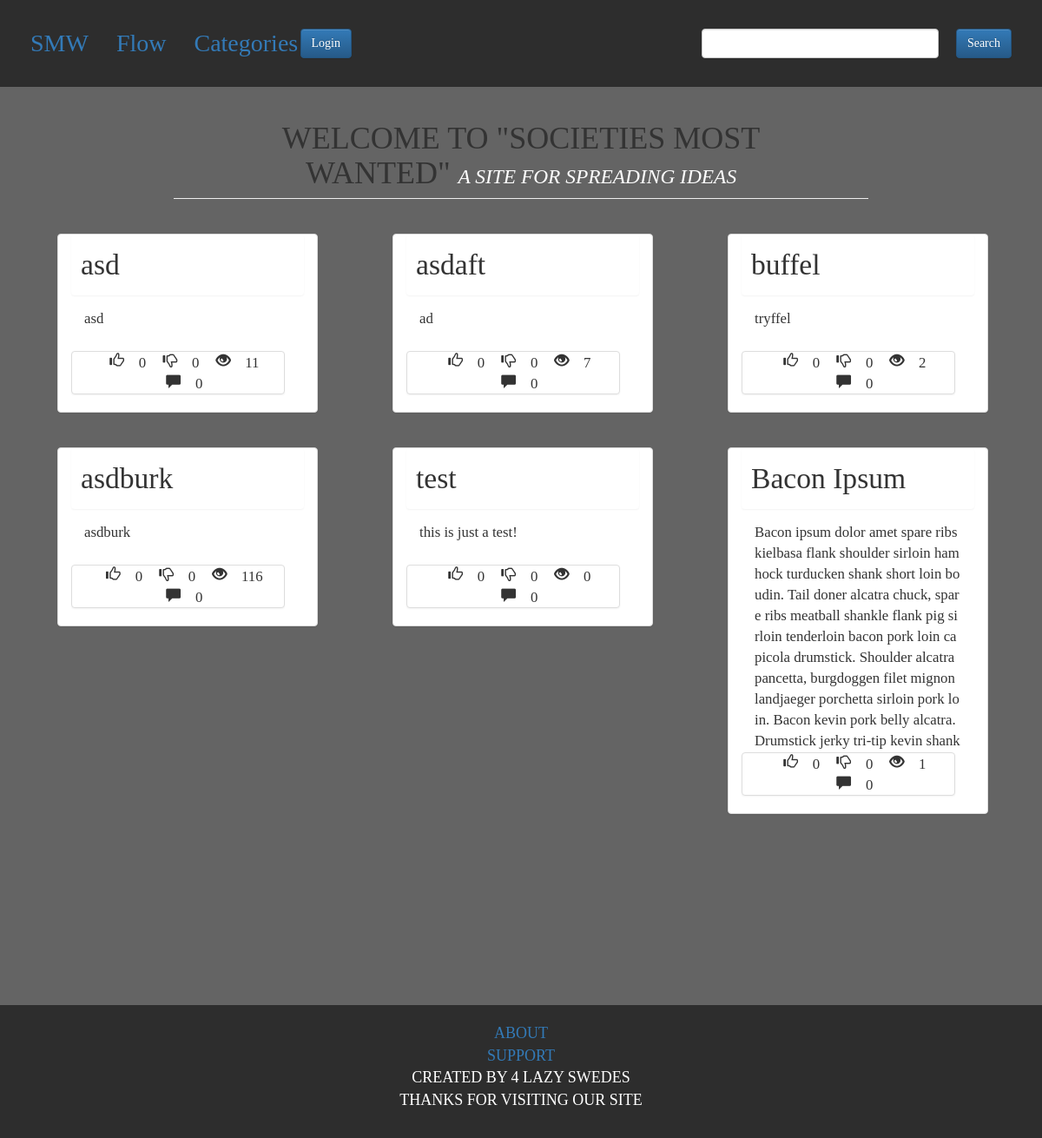
The page / on the database its author committed.
### smw/models.py (models this page shows, shortened)
class Post(models.Model):
    User = models.ForeignKey(User, on_delete=models.CASCADE)
    Category = models.ForeignKey(Category, on_delete=models.CASCADE)
    Title = models.CharField(max_length=200)
    Idea = models.TextField(unique=True)
    Tags = models.CharField(max_length=200, blank=True, null=True)
    Views = models.IntegerField(default=0)
    Wants = models.IntegerField(default=0)
    Shlts = models.IntegerField(default=0)
    Post_Date = models.DateTimeField(default=datetime.now)
    def comment_count(self):
         return self.comment_set.count()

### smw/views.py (the view)
# urls.py: url(r'^$', views.IndexView.as_view(), name='index'),#homepage/preview
class IndexView(generic.ListView):
    template_name = "smw/index.html"
    def get_queryset(self):
        return Post.objects.order_by('-Wants')[:6]

### smw/templates/smw/index.html
{% extends 'smw/base.html' %}
{% block body %}
<head>
    <link rel="stylesheet" type="text/css" href="../../static/smw/style.css">
</head>
<div class="page-header col-md-8 col-md-offset-2">
    <h1>WELCOME TO "SOCIETIES MOST WANTED" <small>A SITE FOR SPREADING IDEAS</small></h1>
</div>
{% for idea in object_list %}
<div class=" panel panel-default col-lg-3 col-md-5 col-sm-11 col-xs-11 panelCust">
    <p class="panel panel-title  title"><a href="{% url 'smw:idea' idea.pk %}">{{idea.Title}}</a></p>
    <div class="panel-body">
        <p>{{idea.Idea}}</p>
    </div>
    <center>
        <div class="panel panel-default col-md-11">
            <p class="glyphicon glyphicon-thumbs-up"> {{idea.Wants}}</p>
            <p class="glyphicon glyphicon-thumbs-down"> {{idea.Shlts}}</p>
            <p class="glyphicon glyphicon-eye-open"> {{idea.Views}}</p>
            <p class="glyphicon glyphicon-comment"> {{idea.comment_count}}</p>
        </div>
    </center>
</div>
{% endfor %}
{% endblock%}

### smw/templates/smw/base.html (shortened to what this page needs)
<!DOCTYPE html>
<html>
    <head>
        {% load staticfiles %}
        <link rel="stylesheet" href="https://maxcdn.bootstrapcdn.com/bootstrap/3.3.7/css/bootstrap.min.css">
        <link rel="stylesheet" href="https://maxcdn.bootstrapcdn.com/bootstrap/3.3.7/css/bootstrap-theme.min.css">
        <link rel="stylesheet" type="text/css" href="{% static 'smw/style.css' %}"/>
    </head>
    <body>
        <ul class="nav nav-pills">
            <li role="presentation"><a href="{% url 'smw:index' %}">SMW</a></li>
            <li role="presentation"><a href="{% url 'smw:flow' %}">Flow</a></li>
            <li role="presentation"><a href="{% url 'smw:categories' %}">Categories</a></li>
            {% if request.user.is_authenticated %}
            <li><a href="{% url 'smw:create' %}">Create</a></li>
            <li><a href="{% url 'attest:detail' request.user.pk %}">@ME</a></li>
            <li>{% include 'attest/logout_form.html' %}</li>
            {%else%}
            <div class="btn-group col-lg-1 col-lg-offset-3">
                <a class="btn btn-primary" href="{% url 'attest:lgn'%}">Login</a>
            </div>
            {%endif%}
            <form class="col-lg-4 col-md-6 col-sm-8 col-xs-12 pull-right" role="search" method="post" action="{% url 'smw:search' %}">
            <input type="text" name="q" class="form-control">
            <button type="submit" name="button" class="btn btn-primary">Search</button>
            </form>
        </ul>
        {% block body %}
        {% endblock %}
        <footer class="container col-md-12 col-sm-12 col-xs-12">
            <ul>
                <li><a href="{% url 'smw:about' %}">ABOUT</a></li>
                <li><a href="#">SUPPORT</a></li>
                <li>CREATED BY 4 LAZY SWEDES</li>
                <li>THANKS FOR VISITING OUR SITE</li>
            </ul>
        </footer>
    </body>
</html>

### smw/static/smw/style.css (style rules this page uses)
* { padding: 0px; margin: 0px; box-sizing: border-box; font-family: "Lucida Console", serif; font-weight: 100; }
body { background-color: rgb(100, 100, 100); }
.nav { background-color: rgb(45, 45, 45); font-size: 2em; padding: 20px; min-width: 540px; }
.btn-group { display: flex; flex-direction: row-reverse; position: absolute; top: 33px; }
h1 { max-width: 75%; text-align: center; margin: auto; }
h1 small { color: white; font-style: italic; }
.glyphicon { margin: 0px 0px 0px 15px; }
.btn { margin: 0px 0px 0px 20px; }
form { display: flex; position: absolute; right: 0px; top: 13px; max-width: 475px; }
.panelCust { margin: 20px 20px 20px 5.5%; font-size: 1.2em; //min-width: 380px; }
.page-header { min-width: 600px; }
.panel-title { padding: 10px; }
.panel-body { overflow: hidden; word-break: break-all; max-height: 280px; }
.title { font-size: 2em; }
footer { background-color: rgb(45, 45, 45); color: white; font-size: 18px; margin: 200px 0px 0px 0px; }
footer ul { text-align: center; padding: 20px; list-style: none; }

### rows shown on the page
Post: Title "asd", Idea "asd", Wants "0", Shlts "0", Views "11", comment_count "0"
Post: Title "asdaft", Idea "ad", Wants "0", Shlts "0", Views "7", comment_count "0"
Post: Title "buffel", Idea "tryffel", Wants "0", Shlts "0", Views "2", comment_count "0"
Post: Title "asdburk", Idea "asdburk", Wants "0", Shlts "0", Views "116", comment_count "0"
Post: Title "test", Idea "this is just a test!", Wants "0", Shlts "0", Views "0", comment_count "0"
Post: Title "Bacon Ipsum", Idea "Bacon ipsum dolor amet spare ribs kielbasa flank shoulder sirloin ham hock turducken shank short loin boudin. Tail doner alcatra chuck, spare ribs meatball shankle flank pig sirloin tenderloin bacon pork loin capicola drumstick. Shoulder alcatra pancetta, burgdoggen filet mignon landjaeger porchetta sirloin pork loin. Bacon kevin pork belly alcatra. Drumstick jerky tri-tip kevin shank…", Wants "0", Shlts "0", Views "1", comment_count "0"
